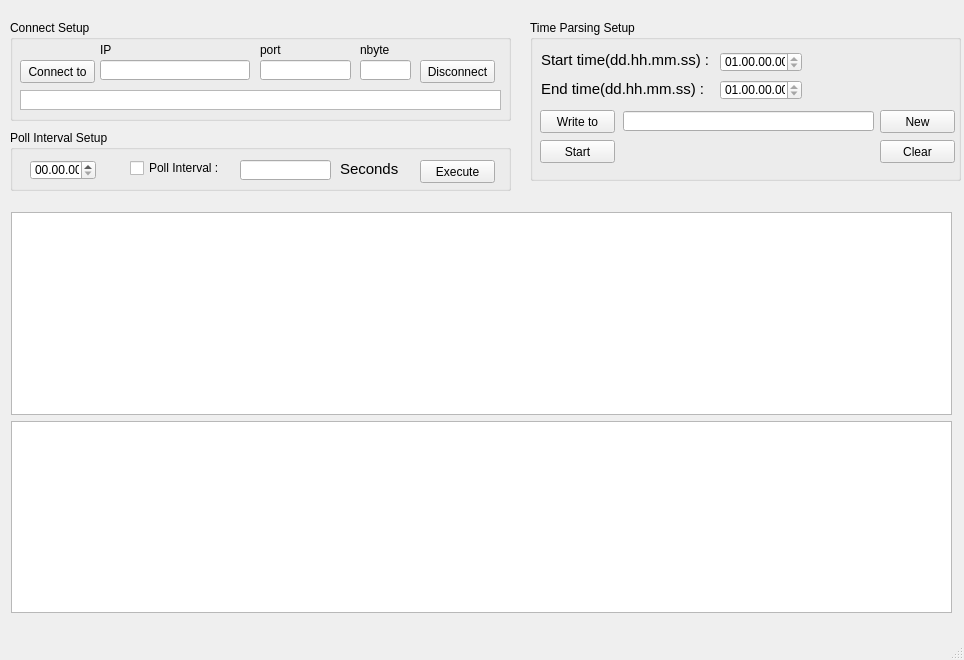
<?xml version="1.0" encoding="UTF-8"?>
<ui version="4.0">
 <class>MainWindow</class>
 <widget class="QMainWindow" name="MainWindow">
  <property name="geometry">
   <rect>
    <x>0</x>
    <y>0</y>
    <width>964</width>
    <height>660</height>
   </rect>
  </property>
  <property name="sizePolicy">
   <sizepolicy hsizetype="Expanding" vsizetype="Expanding">
    <horstretch>0</horstretch>
    <verstretch>0</verstretch>
   </sizepolicy>
  </property>
  <property name="maximumSize">
   <size>
    <width>1480</width>
    <height>919</height>
   </size>
  </property>
  <property name="windowTitle">
   <string>MainWindow</string>
  </property>
  <widget class="QWidget" name="centralwidget">
   <widget class="QGroupBox" name="groupBox">
    <property name="geometry">
     <rect>
      <x>10</x>
      <y>20</y>
      <width>501</width>
      <height>101</height>
     </rect>
    </property>
    <property name="sizePolicy">
     <sizepolicy hsizetype="Fixed" vsizetype="Fixed">
      <horstretch>0</horstretch>
      <verstretch>0</verstretch>
     </sizepolicy>
    </property>
    <property name="title">
     <string>Connect Setup</string>
    </property>
    <widget class="QPushButton" name="pushButton">
     <property name="geometry">
      <rect>
       <x>10</x>
       <y>40</y>
       <width>75</width>
       <height>23</height>
      </rect>
     </property>
     <property name="sizePolicy">
      <sizepolicy hsizetype="Fixed" vsizetype="Fixed">
       <horstretch>0</horstretch>
       <verstretch>0</verstretch>
      </sizepolicy>
     </property>
     <property name="text">
      <string>Connect to</string>
     </property>
    </widget>
    <widget class="QLineEdit" name="lineEdit">
     <property name="geometry">
      <rect>
       <x>90</x>
       <y>40</y>
       <width>150</width>
       <height>20</height>
      </rect>
     </property>
     <property name="sizePolicy">
      <sizepolicy hsizetype="Fixed" vsizetype="Fixed">
       <horstretch>0</horstretch>
       <verstretch>0</verstretch>
      </sizepolicy>
     </property>
    </widget>
    <widget class="QLabel" name="label">
     <property name="geometry">
      <rect>
       <x>90</x>
       <y>20</y>
       <width>21</width>
       <height>20</height>
      </rect>
     </property>
     <property name="text">
      <string>&lt;html&gt;&lt;head/&gt;&lt;body&gt;&lt;p&gt;IP&lt;/p&gt;&lt;/body&gt;&lt;/html&gt;</string>
     </property>
    </widget>
    <widget class="QLineEdit" name="lineEdit_2">
     <property name="geometry">
      <rect>
       <x>250</x>
       <y>40</y>
       <width>91</width>
       <height>20</height>
      </rect>
     </property>
     <property name="sizePolicy">
      <sizepolicy hsizetype="Fixed" vsizetype="Fixed">
       <horstretch>0</horstretch>
       <verstretch>0</verstretch>
      </sizepolicy>
     </property>
    </widget>
    <widget class="QLabel" name="label_3">
     <property name="geometry">
      <rect>
       <x>250</x>
       <y>20</y>
       <width>31</width>
       <height>20</height>
      </rect>
     </property>
     <property name="text">
      <string>&lt;html&gt;&lt;head/&gt;&lt;body&gt;&lt;p&gt;port&lt;/p&gt;&lt;/body&gt;&lt;/html&gt;</string>
     </property>
    </widget>
    <widget class="QLineEdit" name="lineEdit_3">
     <property name="geometry">
      <rect>
       <x>350</x>
       <y>40</y>
       <width>51</width>
       <height>20</height>
      </rect>
     </property>
     <property name="sizePolicy">
      <sizepolicy hsizetype="Fixed" vsizetype="Fixed">
       <horstretch>0</horstretch>
       <verstretch>0</verstretch>
      </sizepolicy>
     </property>
    </widget>
    <widget class="QPushButton" name="pushButton_2">
     <property name="geometry">
      <rect>
       <x>410</x>
       <y>40</y>
       <width>75</width>
       <height>23</height>
      </rect>
     </property>
     <property name="sizePolicy">
      <sizepolicy hsizetype="Fixed" vsizetype="Fixed">
       <horstretch>0</horstretch>
       <verstretch>0</verstretch>
      </sizepolicy>
     </property>
     <property name="text">
      <string>Disconnect</string>
     </property>
    </widget>
    <widget class="QListView" name="listView">
     <property name="geometry">
      <rect>
       <x>10</x>
       <y>70</y>
       <width>481</width>
       <height>20</height>
      </rect>
     </property>
     <property name="sizePolicy">
      <sizepolicy hsizetype="Fixed" vsizetype="Fixed">
       <horstretch>0</horstretch>
       <verstretch>0</verstretch>
      </sizepolicy>
     </property>
    </widget>
    <widget class="QLabel" name="label_8">
     <property name="geometry">
      <rect>
       <x>350</x>
       <y>20</y>
       <width>31</width>
       <height>20</height>
      </rect>
     </property>
     <property name="text">
      <string>&lt;html&gt;&lt;head/&gt;&lt;body&gt;&lt;p&gt;nbyte&lt;/p&gt;&lt;/body&gt;&lt;/html&gt;</string>
     </property>
    </widget>
   </widget>
   <widget class="QGroupBox" name="groupBox_2">
    <property name="geometry">
     <rect>
      <x>10</x>
      <y>130</y>
      <width>501</width>
      <height>61</height>
     </rect>
    </property>
    <property name="sizePolicy">
     <sizepolicy hsizetype="Fixed" vsizetype="Fixed">
      <horstretch>0</horstretch>
      <verstretch>0</verstretch>
     </sizepolicy>
    </property>
    <property name="title">
     <string>Poll Interval Setup</string>
    </property>
    <widget class="QTimeEdit" name="timeEdit_3">
     <property name="geometry">
      <rect>
       <x>20</x>
       <y>30</y>
       <width>66</width>
       <height>20</height>
      </rect>
     </property>
     <property name="sizePolicy">
      <sizepolicy hsizetype="Fixed" vsizetype="Fixed">
       <horstretch>0</horstretch>
       <verstretch>0</verstretch>
      </sizepolicy>
     </property>
     <property name="displayFormat">
      <string>hh.mm.ss</string>
     </property>
    </widget>
    <widget class="QCheckBox" name="checkBox">
     <property name="geometry">
      <rect>
       <x>120</x>
       <y>30</y>
       <width>96</width>
       <height>16</height>
      </rect>
     </property>
     <property name="sizePolicy">
      <sizepolicy hsizetype="Fixed" vsizetype="Fixed">
       <horstretch>0</horstretch>
       <verstretch>0</verstretch>
      </sizepolicy>
     </property>
     <property name="text">
      <string>Poll Interval :</string>
     </property>
    </widget>
    <widget class="QLineEdit" name="lineEdit_13">
     <property name="geometry">
      <rect>
       <x>230</x>
       <y>30</y>
       <width>91</width>
       <height>20</height>
      </rect>
     </property>
     <property name="sizePolicy">
      <sizepolicy hsizetype="Fixed" vsizetype="Fixed">
       <horstretch>0</horstretch>
       <verstretch>0</verstretch>
      </sizepolicy>
     </property>
    </widget>
    <widget class="QLabel" name="label_2">
     <property name="geometry">
      <rect>
       <x>330</x>
       <y>30</y>
       <width>59</width>
       <height>17</height>
      </rect>
     </property>
     <property name="sizePolicy">
      <sizepolicy hsizetype="Fixed" vsizetype="Fixed">
       <horstretch>0</horstretch>
       <verstretch>0</verstretch>
      </sizepolicy>
     </property>
     <property name="text">
      <string>&lt;html&gt;&lt;head/&gt;&lt;body&gt;&lt;p&gt;&lt;span style=&quot; font-size:11pt;&quot;&gt;Seconds&lt;/span&gt;&lt;/p&gt;&lt;/body&gt;&lt;/html&gt;</string>
     </property>
     <property name="textFormat">
      <enum>Qt::RichText</enum>
     </property>
     <property name="scaledContents">
      <bool>true</bool>
     </property>
    </widget>
    <widget class="QPushButton" name="pushButton_5">
     <property name="geometry">
      <rect>
       <x>410</x>
       <y>30</y>
       <width>75</width>
       <height>23</height>
      </rect>
     </property>
     <property name="sizePolicy">
      <sizepolicy hsizetype="Fixed" vsizetype="Fixed">
       <horstretch>0</horstretch>
       <verstretch>0</verstretch>
      </sizepolicy>
     </property>
     <property name="text">
      <string>Execute</string>
     </property>
    </widget>
   </widget>
   <widget class="QGroupBox" name="groupBox_3">
    <property name="geometry">
     <rect>
      <x>530</x>
      <y>20</y>
      <width>431</width>
      <height>161</height>
     </rect>
    </property>
    <property name="sizePolicy">
     <sizepolicy hsizetype="Fixed" vsizetype="Fixed">
      <horstretch>0</horstretch>
      <verstretch>0</verstretch>
     </sizepolicy>
    </property>
    <property name="title">
     <string>Time Parsing Setup</string>
    </property>
    <widget class="QTimeEdit" name="timeEdit_2">
     <property name="geometry">
      <rect>
       <x>190</x>
       <y>60</y>
       <width>82</width>
       <height>20</height>
      </rect>
     </property>
     <property name="sizePolicy">
      <sizepolicy hsizetype="Fixed" vsizetype="Fixed">
       <horstretch>0</horstretch>
       <verstretch>0</verstretch>
      </sizepolicy>
     </property>
     <property name="displayFormat">
      <string>dd.hh.mm.ss</string>
     </property>
    </widget>
    <widget class="QLabel" name="label_4">
     <property name="geometry">
      <rect>
       <x>11</x>
       <y>31</y>
       <width>173</width>
       <height>17</height>
      </rect>
     </property>
     <property name="sizePolicy">
      <sizepolicy hsizetype="Fixed" vsizetype="Fixed">
       <horstretch>0</horstretch>
       <verstretch>0</verstretch>
      </sizepolicy>
     </property>
     <property name="text">
      <string>&lt;html&gt;&lt;head/&gt;&lt;body&gt;&lt;p&gt;&lt;span style=&quot; font-size:11pt;&quot;&gt;Start time(dd.hh.mm.ss) : &lt;/span&gt;&lt;/p&gt;&lt;/body&gt;&lt;/html&gt;</string>
     </property>
     <property name="textFormat">
      <enum>Qt::RichText</enum>
     </property>
     <property name="scaledContents">
      <bool>true</bool>
     </property>
    </widget>
    <widget class="QTimeEdit" name="timeEdit">
     <property name="geometry">
      <rect>
       <x>190</x>
       <y>32</y>
       <width>82</width>
       <height>20</height>
      </rect>
     </property>
     <property name="sizePolicy">
      <sizepolicy hsizetype="Fixed" vsizetype="Fixed">
       <horstretch>0</horstretch>
       <verstretch>0</verstretch>
      </sizepolicy>
     </property>
     <property name="displayFormat">
      <string>dd.hh.mm.ss</string>
     </property>
    </widget>
    <widget class="QLabel" name="label_5">
     <property name="geometry">
      <rect>
       <x>11</x>
       <y>60</y>
       <width>163</width>
       <height>17</height>
      </rect>
     </property>
     <property name="sizePolicy">
      <sizepolicy hsizetype="Fixed" vsizetype="Fixed">
       <horstretch>0</horstretch>
       <verstretch>0</verstretch>
      </sizepolicy>
     </property>
     <property name="text">
      <string>&lt;html&gt;&lt;head/&gt;&lt;body&gt;&lt;p&gt;&lt;span style=&quot; font-size:11pt;&quot;&gt;End time(dd.hh.mm.ss) :&lt;/span&gt;&lt;/p&gt;&lt;/body&gt;&lt;/html&gt;</string>
     </property>
     <property name="textFormat">
      <enum>Qt::RichText</enum>
     </property>
     <property name="scaledContents">
      <bool>true</bool>
     </property>
    </widget>
    <widget class="QPushButton" name="pushButton_4">
     <property name="geometry">
      <rect>
       <x>350</x>
       <y>90</y>
       <width>75</width>
       <height>23</height>
      </rect>
     </property>
     <property name="sizePolicy">
      <sizepolicy hsizetype="Fixed" vsizetype="Fixed">
       <horstretch>0</horstretch>
       <verstretch>0</verstretch>
      </sizepolicy>
     </property>
     <property name="text">
      <string>New</string>
     </property>
    </widget>
    <widget class="QPushButton" name="pushButton_3">
     <property name="geometry">
      <rect>
       <x>10</x>
       <y>90</y>
       <width>75</width>
       <height>23</height>
      </rect>
     </property>
     <property name="sizePolicy">
      <sizepolicy hsizetype="Fixed" vsizetype="Fixed">
       <horstretch>0</horstretch>
       <verstretch>0</verstretch>
      </sizepolicy>
     </property>
     <property name="text">
      <string>Write to</string>
     </property>
    </widget>
    <widget class="QLineEdit" name="lineEdit_4">
     <property name="geometry">
      <rect>
       <x>93</x>
       <y>91</y>
       <width>251</width>
       <height>20</height>
      </rect>
     </property>
     <property name="sizePolicy">
      <sizepolicy hsizetype="Fixed" vsizetype="Fixed">
       <horstretch>0</horstretch>
       <verstretch>0</verstretch>
      </sizepolicy>
     </property>
    </widget>
    <widget class="QPushButton" name="pushButton_8">
     <property name="geometry">
      <rect>
       <x>350</x>
       <y>120</y>
       <width>75</width>
       <height>23</height>
      </rect>
     </property>
     <property name="sizePolicy">
      <sizepolicy hsizetype="Fixed" vsizetype="Fixed">
       <horstretch>0</horstretch>
       <verstretch>0</verstretch>
      </sizepolicy>
     </property>
     <property name="text">
      <string>Clear</string>
     </property>
    </widget>
    <widget class="QPushButton" name="pushButton_6">
     <property name="geometry">
      <rect>
       <x>10</x>
       <y>120</y>
       <width>75</width>
       <height>23</height>
      </rect>
     </property>
     <property name="sizePolicy">
      <sizepolicy hsizetype="Fixed" vsizetype="Fixed">
       <horstretch>0</horstretch>
       <verstretch>0</verstretch>
      </sizepolicy>
     </property>
     <property name="text">
      <string>Start</string>
     </property>
    </widget>
   </widget>
   <widget class="QWidget" name="">
    <property name="geometry">
     <rect>
      <x>11</x>
      <y>212</y>
      <width>941</width>
      <height>401</height>
     </rect>
    </property>
    <layout class="QGridLayout" name="gridLayout">
     <item row="0" column="0">
      <widget class="QGraphicsView" name="graphicsView">
       <property name="enabled">
        <bool>true</bool>
       </property>
       <property name="sizePolicy">
        <sizepolicy hsizetype="Expanding" vsizetype="Expanding">
         <horstretch>100</horstretch>
         <verstretch>100</verstretch>
        </sizepolicy>
       </property>
       <property name="tabletTracking">
        <bool>false</bool>
       </property>
       <property name="autoFillBackground">
        <bool>false</bool>
       </property>
      </widget>
     </item>
     <item row="1" column="0">
      <widget class="QGraphicsView" name="graphicsView_2">
       <property name="tabletTracking">
        <bool>false</bool>
       </property>
       <property name="autoFillBackground">
        <bool>false</bool>
       </property>
      </widget>
     </item>
    </layout>
   </widget>
  </widget>
  <widget class="QMenuBar" name="menubar">
   <property name="geometry">
    <rect>
     <x>0</x>
     <y>0</y>
     <width>964</width>
     <height>21</height>
    </rect>
   </property>
  </widget>
  <widget class="QStatusBar" name="statusbar"/>
 </widget>
 <resources/>
 <connections/>
</ui>
